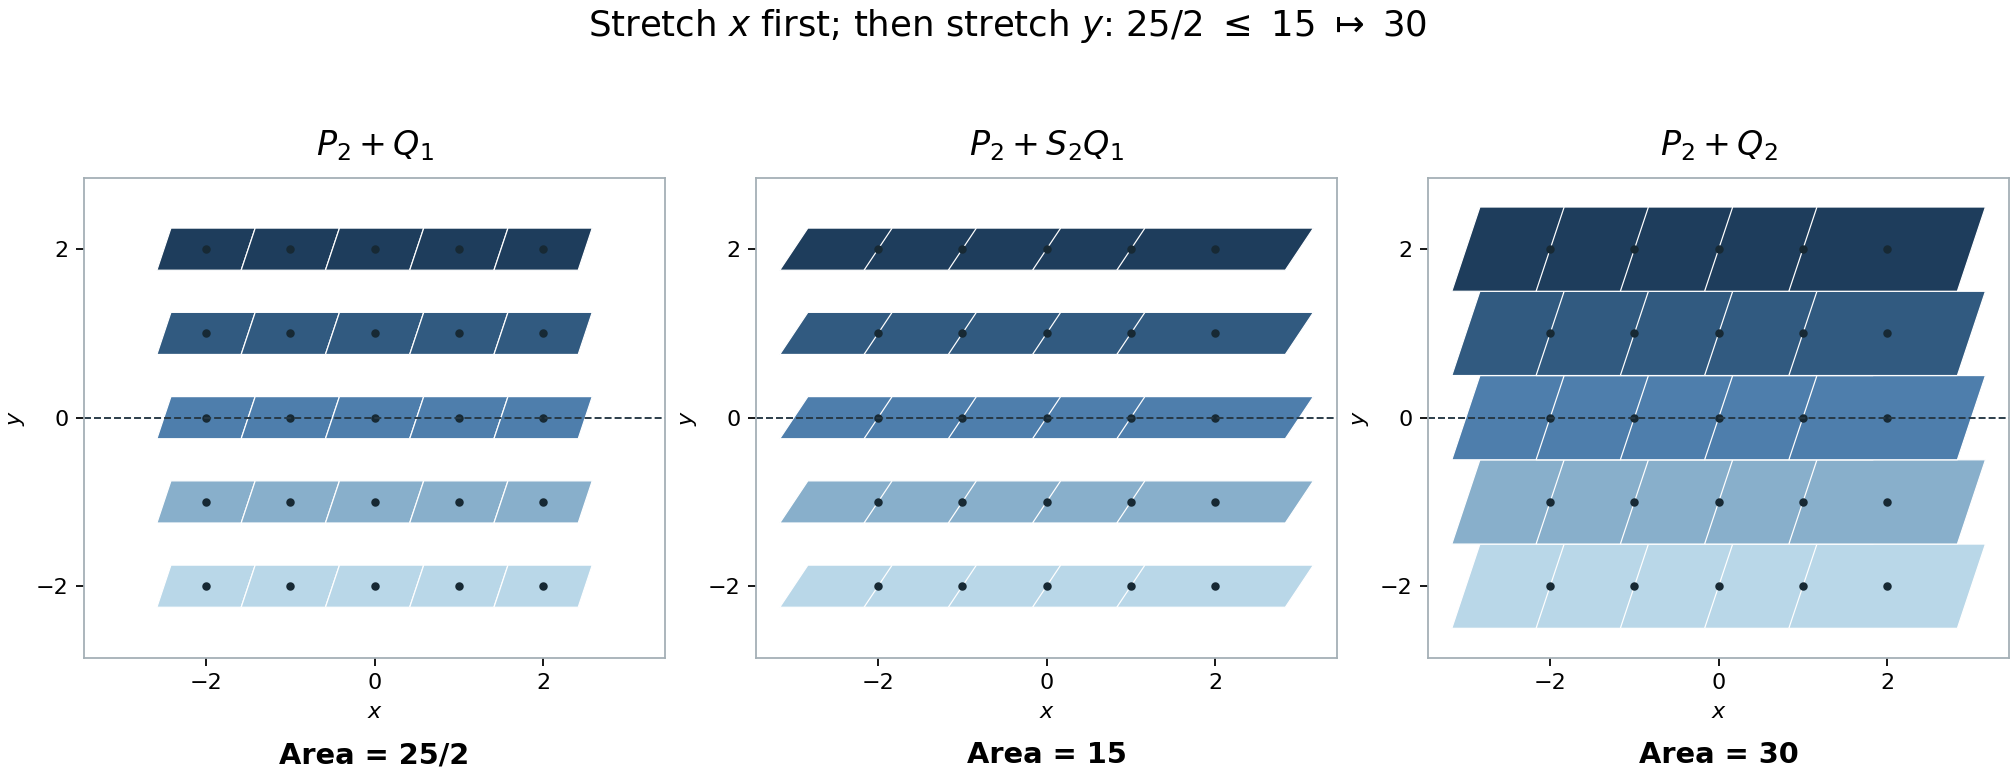

This figure's Python source:
"""Exact affine geometry for the successive-minimum volume argument."""
from pathlib import Path
from fractions import Fraction as F
import matplotlib
matplotlib.use("Agg")
import matplotlib.pyplot as plt
from matplotlib.patches import Polygon
import numpy as np

BASE=Path(__file__).resolve().parent
N=2
# Q_1=K/2. Vertices are exact rational coordinates.
q1=[(-F(7,12),-F(1,4)),(F(5,12),-F(1,4)),
    (F(7,12),F(1,4)),(-F(5,12),F(1,4))]
shapes=[q1,[(2*x,y) for x,y in q1],[(2*x,2*y) for x,y in q1]]
titles=[r"$P_2+Q_1$",r"$P_2+S_2Q_1$",r"$P_2+Q_2$"]
areas=[F(25,2),F(15),F(30)]
colors=["#b9d7e8","#88afcb","#4e7eac","#315a80","#1e3d5c"]

def polygon_area(vertices):
    return abs(sum(vertices[i][0]*vertices[(i+1)%4][1]-
                   vertices[(i+1)%4][0]*vertices[i][1]
                   for i in range(4)))/2

assert [polygon_area(p) for p in shapes]==[F(1,2),F(1),F(2)]
for n in range(1,11):
    count=2*n+1
    union=[count*F(1,2)*count,
           count*F(1,2)*(2*n+2),
           count*(2*n+2)]
    assert union[1]>=union[0] and union[2]==2*union[1]
    assert union[2]>=2*union[0]
    if n==N: assert union==areas

fig,axs=plt.subplots(1,3,figsize=(12.6,4.9),constrained_layout=True)
for ax,p,title,area in zip(axs,shapes,titles,areas):
    # Overlapping polygons in one horizontal row have the same fill.
    # Rows have disjoint interiors in all three panels.
    for row in range(-N,N+1):
        for col in range(-N,N+1):
            verts=np.array([(float(x)+col,float(y)+row) for x,y in p])
            ax.add_patch(Polygon(verts,closed=True,facecolor=colors[row+N],
                                 edgecolor="white",linewidth=.55))
            ax.plot(col,row,"o",markersize=2.8,color="#172934")
    ax.axhline(0,color="#263844",linestyle="--",linewidth=.85)
    ax.set_aspect("equal");ax.set_xlim(-3.45,3.45);ax.set_ylim(-2.85,2.85)
    ax.set_xticks([-2,0,2]);ax.set_yticks([-2,0,2])
    ax.set_xlabel(r"$x$");ax.set_ylabel(r"$y$")
    ax.set_title(title,fontsize=15,pad=10)
    ax.text(.5,-.22,f"Area = {area}",transform=ax.transAxes,
            ha="center",fontsize=13,fontweight="bold")
    for spine in ax.spines.values(): spine.set_color("#a4afb5")
    ax.tick_params(labelsize=10)
fig.suptitle(r"Stretch $x$ first; then stretch $y$: $25/2\ \leq\ 15\ \mapsto\ 30$",
             fontsize=16)
fig.savefig(BASE/"successive_minima.png",dpi=160)
fig.savefig(BASE/"successive_minima.svg")
print({"vertices":"exact rationals","areas":[str(a) for a in areas],
       "finite_union_checks":10,"outputs":["successive_minima.png","successive_minima.svg"]})
